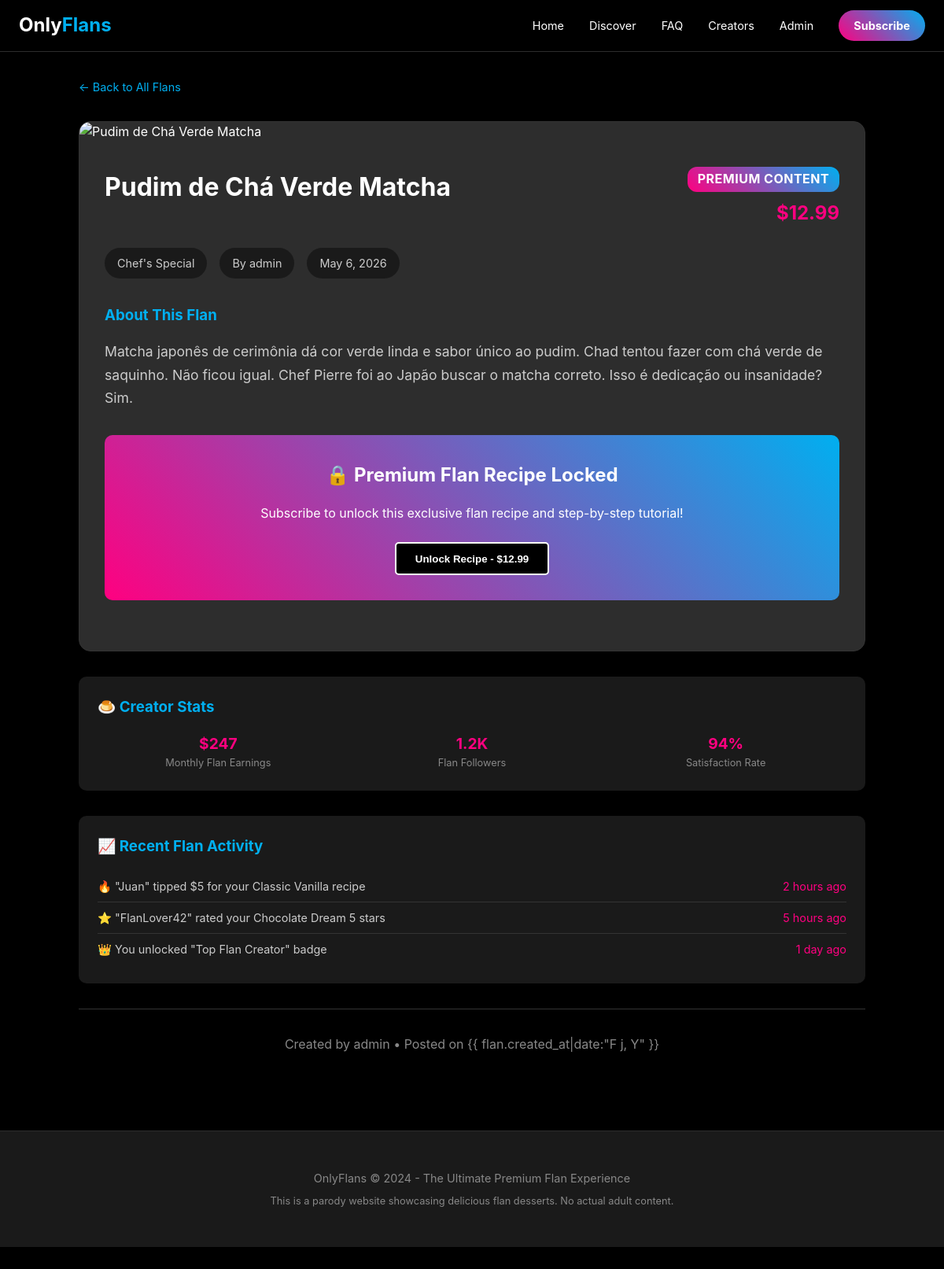
/flan/76/, run on the app's committed database.
### flans/models.py (models this page shows, shortened)
class Flan(models.Model):
    class FlanType(models.TextChoices):
        VANILLA = 'vanilla', 'Vanilla Classic'
        CHOCOLATE = 'chocolate', 'Chocolate Dream'
        COCONUT = 'coconut', 'Coconut Paradise'
        COFFEE = 'coffee', 'Coffee Delight'
        SPECIAL = 'special', "Chef's Special"
    name = models.CharField(max_length=200)
    description = models.TextField()
    image_url = models.URLField(max_length=500, blank=True)
    flan_type = models.CharField(
        max_length=20,
        choices=FlanType.choices,
        default=FlanType.VANILLA,
    )
    is_premium = models.BooleanField(default=False)
    price = models.DecimalField(
        max_digits=6,
        decimal_places=2,
        default=Decimal('0.00'),
        validators=[MinValueValidator(Decimal('0.00'))],
    )
    creator = models.ForeignKey(
        User,
        on_delete=models.CASCADE,
        related_name='flans',
    )
    featured_creator = models.ForeignKey(
        FlanCreator,
        on_delete=models.SET_NULL,
        null=True,
        blank=True,
        related_name='flans',  # FIX: added related_name so creator.flans.all() works
    )
    created_at = models.DateTimeField(auto_now_add=True)
    updated_at = models.DateTimeField(auto_now=True)
    class Meta:
        ordering = ['-created_at']
        verbose_name = 'Flan'
        verbose_name_plural = 'Flans'
        indexes = [
            models.Index(fields=['flan_type', 'is_premium']),
            models.Index(fields=['created_at']),
        ]
    def get_display_price(self) -> str:
        if self.is_premium:
            return f"${self.price:.2f}"
        return "FREE"

### flans/views.py (the view)
# urls.py: path('flan/<int:flan_id>/', views.flan_detail, name='flan-detail'),
def flan_detail(request: HttpRequest, flan_id: int) -> HttpResponse:
    flan = get_object_or_404(
        Flan.objects.select_related('creator', 'featured_creator'),
        id=flan_id
    )
    rating_stats = flan.ratings.aggregate(
        avg_score=Avg('score'),
        total_ratings=Count('id'),
    )
    user_rating = None
    if request.user.is_authenticated:
        user_rating = flan.ratings.filter(user=request.user).first()
    context = {
        'flan': flan,
        'display_type': flan.get_flan_type_display(),
        'display_price': flan.get_display_price(),
        'avg_score': round(rating_stats['avg_score'] or 0, 1),
        'total_ratings': rating_stats['total_ratings'],
        'user_rating': user_rating,
        'score_range': range(1, 6),  # for rendering 5 stars in template
    }
    return render(request, 'flans/detail.html', context)

### flans/templates/flans/detail.html (shortened to what this page needs)
{% extends 'flans/base.html' %}  {% block content %}
<div class="detail-container">
  <a href="{% url 'flan-list' %}" class="back-btn">← Back to All Flans</a>
  <div class="flan-detail-card">
    <img
      src="{{ flan.image_url }}"
      alt="{{ flan.name }}"
      class="detail-image"
      onerror="this.src='https://images.unsplash.com/photo-1563729784474-d77dbb933a9e?w=800'"
    />
    <div class="detail-content">
      <div class="detail-header">
        <h1 class="detail-title">{{ flan.name }}</h1>
        <div style="text-align: right">
          {% if flan.is_premium %}
          <span
            class="premium-badge"
            style="font-size: 1rem; margin-bottom: 0.5rem; display: block"
            >PREMIUM CONTENT</span
          >
          {% endif %}
          <div class="detail-price">{{ display_price }}</div>
        </div>
      </div>
      <div class="detail-meta">
        <span class="meta-tag">{{ display_type }}</span>
        <span class="meta-tag">By {{ flan.creator.username }}</span>
        <span class="meta-tag">{{ flan.created_at|date:"M j, Y" }}</span>
      </div>
      <div class="description-section">
        <h3>About This Flan</h3>
        <p class="description-text">{{ flan.description }}</p>
      </div>
      {% if flan.is_premium %}
      <div class="premium-unlock">
        <h3>🔒 Premium Flan Recipe Locked</h3>
        <p style="margin-bottom: 1.5rem">
          Subscribe to unlock this exclusive flan recipe and step-by-step
          tutorial!
        </p>
        <button
          class="btn"
          style="
            background: var(--onlyfans-black);
            color: white;
            border: 2px solid white;
          "
        >
          Unlock Recipe - {{ display_price }}
        </button>
      </div>
      {% endif %}
    </div>
  </div>
  <div
    style="
      background: var(--onlyfans-gray);
      padding: 1.5rem;
      border-radius: 10px;
      margin: 2rem 0;
    "
  >
    <h3 style="color: var(--onlyfans-blue); margin-bottom: 1rem">
      🍮 Creator Stats
    </h3>
    <div
      style="
        display: grid;
        grid-template-columns: repeat(3, 1fr);
        gap: 1rem;
        text-align: center;
      "
    >
      <div>
        <div
          style="
            font-size: 1.2rem;
            font-weight: bold;
            color: var(--onlyfans-pink);
          "
        >
          $247
        </div>
        <div style="font-size: 0.8rem; color: #888">Monthly Flan Earnings</div>
      </div>
      <div>
        <div
          style="
            font-size: 1.2rem;
            font-weight: bold;
            color: var(--onlyfans-pink);
          "
        >
          1.2K
        </div>
        <div style="font-size: 0.8rem; color: #888">Flan Followers</div>
      </div>
      <div>
        <div
          style="
            font-size: 1.2rem;
            font-weight: bold;
            color: var(--onlyfans-pink);
          "
        >
          94%
        </div>
        <div style="font-size: 0.8rem; color: #888">Satisfaction Rate</div>
      </div>
    </div>
  </div>
  <div
    style="
      background: var(--onlyfans-gray);
      padding: 1.5rem;
      border-radius: 10px;
      margin-bottom: 2rem;
    "
  >
    <h3 style="color: var(--onlyfans-blue); margin-bottom: 1rem">
      📈 Recent Flan Activity
    </h3>
    <div style="color: #ccc; font-size: 0.9rem">
      <div
        style="
          display: flex;
          justify-content: space-between;
          padding: 0.5rem 0;
          border-bottom: 1px solid #333;
        "
      >
        <span>🔥 "Juan" tipped $5 for your Classic Vanilla recipe</span>
        <span style="color: var(--onlyfans-pink)">2 hours ago</span>
      </div>
      <div
        style="
          display: flex;
          justify-content: space-between;
          padding: 0.5rem 0;
          border-bottom: 1px solid #333;
        "
      >
        <span>⭐ "FlanLover42" rated your Chocolate Dream 5 stars</span>
        <span style="color: var(--onlyfans-pink)">5 hours ago</span>
      </div>
      <div
        style="display: flex; justify-content: space-between; padding: 0.5rem 0"
      >
        <span>👑 You unlocked "Top Flan Creator" badge</span>
        <span style="color: var(--onlyfans-pink)">1 day ago</span>
      </div>
    </div>
  </div>
  <div class="creator-info">
    <p>
      Created by {{ flan.creator.username }} • Posted on {{
      flan.created_at|date:"F j, Y" }}
    </p>
  </div>
</div>
<div
  id="tipContainer"
  style="
    position: fixed;
    top: 0;
    left: 0;
    width: 100%;
    height: 100%;
    pointer-events: none;
    z-index: 9999;
  "
></div>
{% endblock %}

### flans/templates/flans/base.html (style rules this page uses)
:root { --onlyfans-black: #000000; --onlyfans-white: #ffffff; --onlyfans-gray: #1a1a1a; --onlyfans-light-gray: #2d2d2d; --onlyfans-blue: #00aff0; --onlyfans-pink: #ff0080; }
* { margin: 0; padding: 0; box-sizing: border-box; }
body { font-family: -apple-system, BlinkMacSystemFont, "Segoe UI", Roboto, Oxygen, Ubuntu, Cantarell, sans-serif; background-color: var(--onlyfans-black); color: var(--onlyfans-white); line-height: 1.6; }
.premium-badge { background: linear-gradient( 45deg, var(--onlyfans-pink), var(--onlyfans-blue) ); color: white; padding: 0.2rem 0.8rem; border-radius: 12px; font-size: 0.7rem; font-weight: bold; text-transform: uppercase; letter-spacing: 0.5px; }
.btn { background: var(--onlyfans-blue); color: white; padding: 0.7rem 1.5rem; border: none; border-radius: 5px; cursor: pointer; text-decoration: none; display: inline-block; font-weight: bold; transition: all 0.3s; }

### flans/templates/flans/detail.html (style rules this page uses)
.detail-container { max-width: 1000px; margin: 0 auto; }
.back-btn { color: var(--onlyfans-blue); text-decoration: none; font-size: 0.9rem; margin-bottom: 2rem; display: inline-block; }
.flan-detail-card { background-color: var(--onlyfans-light-gray); border-radius: 15px; overflow: hidden; border: 1px solid #333; }
.detail-image { width: 100%; height: 400px; object-fit: cover; }
.detail-content { padding: 2rem; }
.detail-header { display: flex; justify-content: space-between; align-items: start; margin-bottom: 1.5rem; }
.detail-title { font-size: 2rem; font-weight: bold; flex: 1; margin-right: 2rem; }
.detail-price { font-size: 1.5rem; font-weight: bold; color: var(--onlyfans-pink); }
.detail-meta { display: flex; gap: 1rem; margin-bottom: 2rem; flex-wrap: wrap; }
.meta-tag { background-color: var(--onlyfans-gray); padding: 0.5rem 1rem; border-radius: 20px; font-size: 0.9rem; color: #ccc; }
.description-section { margin-bottom: 2rem; }
.description-section h3 { color: var(--onlyfans-blue); margin-bottom: 1rem; }
.description-text { color: #ccc; line-height: 1.7; font-size: 1.1rem; }
.premium-unlock { background: linear-gradient( 45deg, var(--onlyfans-pink), var(--onlyfans-blue) ); padding: 2rem; border-radius: 10px; text-align: center; margin: 2rem 0; }
.premium-unlock h3 { margin-bottom: 1rem; font-size: 1.5rem; }
.creator-info { text-align: center; margin-top: 2rem; padding-top: 2rem; border-top: 1px solid #333; color: #888; }

### data on the page
Flan: name "Pudim de Chá Verde Matcha", creator.username "admin", created_at "May 6, 2026", description "Matcha japonês de cerimônia dá cor verde linda e sabor único ao pudim. Chad tentou fazer com chá verde de saquinho. Não ficou igual. Chef Pierre foi ao Japão buscar o matcha correto. Isso é dedicação ou insanidade? Sim."

### other printed values
{{ display_price }} "$12.99"
{{ display_type }} "Chef's Special"
